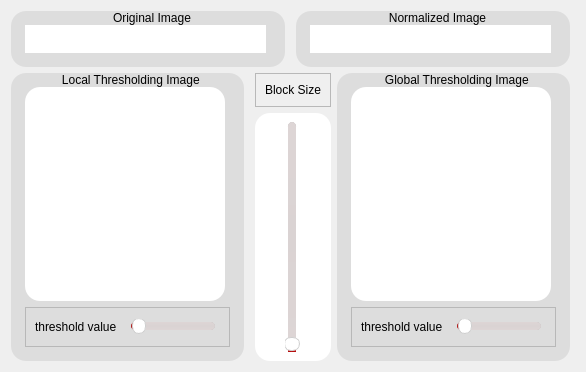
      <widget class="QWidget" name="tab_5">
       <attribute name="title">
        <string>Normalization &amp;&amp; thresholding</string>
       </attribute>
       <layout class="QGridLayout" name="gridLayout_40">
        <item row="0" column="0">
         <layout class="QGridLayout" name="gridLayout_39">
          <item row="0" column="0">
           <layout class="QGridLayout" name="gridLayout_32">
            <item row="0" column="0">
             <widget class="QGroupBox" name="groupBox_17">
              <property name="maximumSize">
               <size>
                <width>16777215</width>
                <height>16777215</height>
               </size>
              </property>
              <property name="styleSheet">
               <string notr="true">QGroupBox {
  width: 65vw;
  height: 90vh;
  background-color:#dddddd;
  border-radius: 15px;
  padding: 5px; /* Adjust padding as needed */
  margin-right: 5px;
}

/* You may need to adjust the sub-controls styles based on your specific requirements */
QGroupBox::title {
  subcontrol-origin: margin;
  subcontrol-position: top center;
  padding: 0 3px;
}

QGroupBox::indicator {
  width: 13px;
  height: 13px;
}


</string>
              </property>
              <property name="title">
               <string>Original Image</string>
              </property>
              <layout class="QGridLayout" name="gridLayout_18">
               <item row="0" column="0">
                <widget class="QGroupBox" name="groupBox_23">
                 <property name="maximumSize">
                  <size>
                   <width>16777215</width>
                   <height>16777215</height>
                  </size>
                 </property>
                 <property name="styleSheet">
                  <string notr="true">QGroupBox {
  width: 65vw;
  height: 90vh;
  background-color:rgb(255, 255, 255);
  border-radius: 15px;
  padding: 5px; /* Adjust padding as needed */
  margin-right: 5px;
}

/* You may need to adjust the sub-controls styles based on your specific requirements */
QGroupBox::title {
  subcontrol-origin: margin;
  subcontrol-position: top center;
  padding: 0 3px;
}

QGroupBox::indicator {
  width: 13px;
  height: 13px;
}


</string>
                 </property>
                 <property name="title">
                  <string/>
                 </property>
                 <layout class="QGridLayout" name="gridLayout_27">
                  <item row="0" column="0">
                   <widget class="PlotWidget" name="original_image_3" native="true"/>
                  </item>
                 </layout>
                </widget>
               </item>
              </layout>
             </widget>
            </item>
            <item row="0" column="1">
             <widget class="QGroupBox" name="groupBox_19">
              <property name="maximumSize">
               <size>
                <width>16777215</width>
                <height>16777215</height>
               </size>
              </property>
              <property name="styleSheet">
               <string notr="true">QGroupBox {
  width: 65vw;
  height: 90vh;
  background-color:#dddddd;
  border-radius: 15px;
  padding: 5px; /* Adjust padding as needed */
  margin-right: 5px;
}

/* You may need to adjust the sub-controls styles based on your specific requirements */
QGroupBox::title {
  subcontrol-origin: margin;
  subcontrol-position: top center;
  padding: 0 3px;
}

QGroupBox::indicator {
  width: 13px;
  height: 13px;
}


</string>
              </property>
              <property name="title">
               <string>Normalized Image</string>
              </property>
              <layout class="QGridLayout" name="gridLayout_26">
               <item row="0" column="0">
                <widget class="QGroupBox" name="groupBox_22">
                 <property name="maximumSize">
                  <size>
                   <width>16777215</width>
                   <height>16777215</height>
                  </size>
                 </property>
                 <property name="styleSheet">
                  <string notr="true">QGroupBox {

  background-color:rgb(255, 255, 255);
  border-radius: 15px;
 
}

/* You may need to adjust the sub-controls styles based on your specific requirements */
QGroupBox::title {
  subcontrol-origin: margin;

  padding: 0 3px;
}




</string>
                 </property>
                 <property name="title">
                  <string/>
                 </property>
                 <layout class="QGridLayout" name="gridLayout_22">
                  <item row="0" column="0">
                   <widget class="PlotWidget" name="normalized_image" native="true"/>
                  </item>
                 </layout>
                </widget>
               </item>
              </layout>
             </widget>
            </item>
           </layout>
          </item>
          <item row="1" column="0">
           <layout class="QGridLayout" name="gridLayout_38">
            <item row="0" column="0">
             <widget class="QGroupBox" name="groupBox_24">
              <property name="maximumSize">
               <size>
                <width>16777215</width>
                <height>16777215</height>
               </size>
              </property>
              <property name="styleSheet">
               <string notr="true">QGroupBox {
  width: 65vw;
  height: 90vh;
  background-color:#dddddd;
  border-radius: 15px;
  padding: 5px; /* Adjust padding as needed */
  margin-right: 5px;
}

/* You may need to adjust the sub-controls styles based on your specific requirements */
QGroupBox::title {
  subcontrol-origin: margin;
  subcontrol-position: top center;
  padding: 0 3px;
}

QGroupBox::indicator {
  width: 13px;
  height: 13px;
}


</string>
              </property>
              <property name="title">
               <string>Local Thresholding Image </string>
              </property>
              <layout class="QGridLayout" name="gridLayout_29">
               <item row="0" column="0">
                <layout class="QGridLayout" name="gridLayout_28">
                 <item row="0" column="0">
                  <widget class="QGroupBox" name="groupBox_25">
                   <property name="maximumSize">
                    <size>
                     <width>16777215</width>
                     <height>16777215</height>
                    </size>
                   </property>
                   <property name="styleSheet">
                    <string notr="true">QGroupBox {
  width: 65vw;
  height: 90vh;
  background-color:rgb(255, 255, 255);
  border-radius: 15px;
  padding: 5px; /* Adjust padding as needed */
  margin-right: 5px;
}

/* You may need to adjust the sub-controls styles based on your specific requirements */
QGroupBox::title {
  subcontrol-origin: margin;
  subcontrol-position: top center;
  padding: 0 3px;
}

QGroupBox::indicator {
  width: 13px;
  height: 13px;
}


</string>
                   </property>
                   <property name="title">
                    <string/>
                   </property>
                   <layout class="QGridLayout" name="gridLayout_30">
                    <item row="0" column="0">
                     <widget class="PlotWidget" name="local_thresholding_image" native="true"/>
                    </item>
                   </layout>
                  </widget>
                 </item>
                 <item row="1" column="0">
                  <widget class="QFrame" name="frame_11">
                   <property name="maximumSize">
                    <size>
                     <width>16777215</width>
                     <height>40</height>
                    </size>
                   </property>
                   <property name="frameShape">
                    <enum>QFrame::StyledPanel</enum>
                   </property>
                   <property name="frameShadow">
                    <enum>QFrame::Raised</enum>
                   </property>
                   <layout class="QGridLayout" name="gridLayout_34">
                    <item row="0" column="2">
                     <layout class="QHBoxLayout" name="horizontalLayout_30">
                      <property name="leftMargin">
                       <number>5</number>
                      </property>
                      <property name="topMargin">
                       <number>0</number>
                      </property>
                      <property name="rightMargin">
                       <number>5</number>
                      </property>
                      <property name="bottomMargin">
                       <number>0</number>
                      </property>
                      <item>
                       <widget class="QSlider" name="local_thresholding_slider">
                        <property name="styleSheet">
                         <string notr="true">QSlider::groove {
    border: 1px solid #bbbbbb;
    background-color: #52595d;
    border-radius: 4px;
}
QSlider::groove:horizontal {
    height: 6px;
}
QSlider::groove:vertical {
    width: 6px;
}
QSlider::handle:horizontal {
    background: #ffffff;
    border-style: solid;
    border-width: 1px;
    border-color: rgb(207,207,207);
    width: 12px;
    margin: -5px 0;
    border-radius: 7px;
}
QSlider::handle:vertical {
    background: #ffffff;
    border-style: solid;
    border-width: 1px;
    border-color: rgb(207,207,207);
    height: 12px;
    margin: 0 -5px;
    border-radius: 7px;
}
QSlider::add-page, QSlider::sub-page {
    border: 1px transparent;
    background-color: #52595d;
    border-radius: 4px;
}
QSlider::add-page:horizontal {
    background: qlineargradient(spread:pad, x1:0, y1:0, x2:0, y2:1, stop:0 #ddd5d5, stop:0.5 #dad3d3, stop:1 #ddd5d5);
}
QSlider::sub-page:horizontal {
    background-color: qlineargradient(spread:pad, x1:0, y1:0, x2:1, y2:0, stop:0  rgb(182, 13, 13), stop:0.5  rgb(182, 13, 13), stop:1  rgb(182, 13, 13));
}
</string>
                        </property>
                        <property name="orientation">
                         <enum>Qt::Horizontal</enum>
                        </property>
                       </widget>
                      </item>
                     </layout>
                    </item>
                    <item row="0" column="1">
                     <widget class="QLabel" name="label_3">
                      <property name="text">
                       <string>threshold value </string>
                      </property>
                     </widget>
                    </item>
                   </layout>
                  </widget>
                 </item>
                </layout>
               </item>
              </layout>
             </widget>
            </item>
            <item row="0" column="1">
             <layout class="QGridLayout" name="gridLayout_31">
              <item row="0" column="0">
               <widget class="QFrame" name="frame_12">
                <property name="maximumSize">
                 <size>
                  <width>16777215</width>
                  <height>35</height>
                 </size>
                </property>
                <property name="frameShape">
                 <enum>QFrame::StyledPanel</enum>
                </property>
                <property name="frameShadow">
                 <enum>QFrame::Raised</enum>
                </property>
                <layout class="QGridLayout" name="gridLayout_35">
                 <item row="0" column="0">
                  <widget class="QLabel" name="label">
                   <property name="maximumSize">
                    <size>
                     <width>16777215</width>
                     <height>20</height>
                    </size>
                   </property>
                   <property name="text">
                    <string>Block Size</string>
                   </property>
                  </widget>
                 </item>
                </layout>
               </widget>
              </item>
              <item row="1" column="0">
               <widget class="QGroupBox" name="groupBox_13">
                <property name="styleSheet">
                 <string notr="true">QGroupBox {

  background-color:rgb(255, 255, 255);
  border-radius: 15px;
 }</string>
                </property>
                <layout class="QGridLayout" name="gridLayout_37">
                 <item row="0" column="0">
                  <widget class="QSlider" name="local_block_size_slider">
                   <property name="sizePolicy">
                    <sizepolicy hsizetype="Fixed" vsizetype="Fixed">
                     <horstretch>0</horstretch>
                     <verstretch>0</verstretch>
                    </sizepolicy>
                   </property>
                   <property name="minimumSize">
                    <size>
                     <width>0</width>
                     <height>230</height>
                    </size>
                   </property>
                   <property name="styleSheet">
                    <string notr="true">QSlider::groove {
    border: 1px solid #bbbbbb;
    background-color: #52595d;
    border-radius: 4px;
}
QSlider::groove:horizontal {
    height: 6px;
}
QSlider::groove:vertical {
    width: 6px;
}
QSlider::handle:horizontal {
    background: #ffffff;
    border-style: solid;
    border-width: 1px;
    border-color: rgb(207,207,207);
    width: 12px;
    margin: -5px 0;
    border-radius: 7px;
}
QSlider::handle:vertical {
    background: #ffffff;
    border-style: solid;
    border-width: 1px;
    border-color: rgb(207,207,207);
    height: 12px;
    margin: 0 -5px;
    border-radius: 7px;
}
QSlider::add-page, QSlider::sub-page {
    border: 1px transparent;
    background-color: #52595d;
    border-radius: 4px;
}
QSlider::sub-page:vertical {
    background: qlineargradient(spread:pad, x1:0, y1:0, x2:0, y2:1, stop:0 #ddd5d5, stop:0.5 #dad3d3, stop:1 #ddd5d5);
}
QSlider::add-page:vertical {
    background-color: qlineargradient(spread:pad, x1:0, y1:0, x2:1, y2:0, stop:0  rgb(182, 13, 13), stop:0.5  rgb(182, 13, 13), stop:1  rgb(182, 13, 13));
}
</string>
                   </property>
                   <property name="orientation">
                    <enum>Qt::Vertical</enum>
                   </property>
                  </widget>
                 </item>
                </layout>
               </widget>
              </item>
             </layout>
            </item>
            <item row="0" column="2">
             <widget class="QGroupBox" name="groupBox_20">
              <property name="maximumSize">
               <size>
                <width>16777215</width>
                <height>16777215</height>
               </size>
              </property>
              <property name="styleSheet">
               <string notr="true">QGroupBox {
  width: 65vw;
  height: 90vh;
  background-color:#dddddd;
  border-radius: 15px;
  padding: 5px; /* Adjust padding as needed */
  margin-right: 5px;
}

/* You may need to adjust the sub-controls styles based on your specific requirements */
QGroupBox::title {
  subcontrol-origin: margin;
  subcontrol-position: top center;
  padding: 0 3px;
}

QGroupBox::indicator {
  width: 13px;
  height: 13px;
}


</string>
              </property>
              <property name="title">
               <string>Global Thresholding Image </string>
              </property>
              <layout class="QGridLayout" name="gridLayout_25">
               <item row="0" column="0">
                <layout class="QGridLayout" name="gridLayout_23">
                 <item row="0" column="0">
                  <widget class="QGroupBox" name="groupBox_21">
                   <property name="maximumSize">
                    <size>
                     <width>16777215</width>
                     <height>16777215</height>
                    </size>
                   </property>
                   <property name="styleSheet">
                    <string notr="true">QGroupBox {
  width: 65vw;
  height: 90vh;
  background-color:rgb(255, 255, 255);
  border-radius: 15px;
  padding: 5px; /* Adjust padding as needed */
  margin-right: 5px;
}

/* You may need to adjust the sub-controls styles based on your specific requirements */
QGroupBox::title {
  subcontrol-origin: margin;
  subcontrol-position: top center;
  padding: 0 3px;
}

QGroupBox::indicator {
  width: 13px;
  height: 13px;
}


</string>
                   </property>
                   <property name="title">
                    <string/>
                   </property>
                   <layout class="QGridLayout" name="gridLayout_24">
                    <item row="0" column="0">
                     <widget class="PlotWidget" name="global_thresholding_image" native="true"/>
                    </item>
                   </layout>
                  </widget>
                 </item>
                 <item row="1" column="0">
                  <layout class="QHBoxLayout" name="horizontalLayout_3">
                   <item>
                    <widget class="QFrame" name="frame_10">
                     <property name="maximumSize">
                      <size>
                       <width>16777215</width>
                       <height>40</height>
                      </size>
                     </property>
                     <property name="frameShape">
                      <enum>QFrame::StyledPanel</enum>
                     </property>
                     <property name="frameShadow">
                      <enum>QFrame::Raised</enum>
                     </property>
                     <layout class="QGridLayout" name="gridLayout_33">
                      <item row="0" column="0">
                       <widget class="QLabel" name="label_2">
                        <property name="text">
                         <string>threshold value </string>
                        </property>
                       </widget>
                      </item>
                      <item row="0" column="1">
                       <layout class="QHBoxLayout" name="horizontalLayout_28">
                        <property name="leftMargin">
                         <number>5</number>
                        </property>
                        <property name="topMargin">
                         <number>0</number>
                        </property>
                        <property name="rightMargin">
                         <number>5</number>
                        </property>
                        <property name="bottomMargin">
                         <number>0</number>
                        </property>
                        <item>
                         <widget class="QSlider" name="global_thresholding_slider">
                          <property name="styleSheet">
                           <string notr="true">QSlider::groove {
    border: 1px solid #bbbbbb;
    background-color: #52595d;
    border-radius: 4px;
}
QSlider::groove:horizontal {
    height: 6px;
}
QSlider::groove:vertical {
    width: 6px;
}
QSlider::handle:horizontal {
    background: #ffffff;
    border-style: solid;
    border-width: 1px;
    border-color: rgb(207,207,207);
    width: 12px;
    margin: -5px 0;
    border-radius: 7px;
}
QSlider::handle:vertical {
    background: #ffffff;
    border-style: solid;
    border-width: 1px;
    border-color: rgb(207,207,207);
    height: 12px;
    margin: 0 -5px;
    border-radius: 7px;
}
QSlider::add-page, QSlider::sub-page {
    border: 1px transparent;
    background-color: #52595d;
    border-radius: 4px;
}
QSlider::add-page:horizontal {
    background: qlineargradient(spread:pad, x1:0, y1:0, x2:0, y2:1, stop:0 #ddd5d5, stop:0.5 #dad3d3, stop:1 #ddd5d5);
}
QSlider::sub-page:horizontal {
    background-color: qlineargradient(spread:pad, x1:0, y1:0, x2:1, y2:0, stop:0  rgb(182, 13, 13), stop:0.5  rgb(182, 13, 13), stop:1  rgb(182, 13, 13));
}
</string>
                          </property>
                          <property name="orientation">
                           <enum>Qt::Horizontal</enum>
                          </property>
                         </widget>
                        </item>
                       </layout>
                      </item>
                     </layout>
                    </widget>
                   </item>
                  </layout>
                 </item>
                </layout>
               </item>
              </layout>
             </widget>
            </item>
           </layout>
          </item>
         </layout>
        </item>
       </layout>
      </widget>
